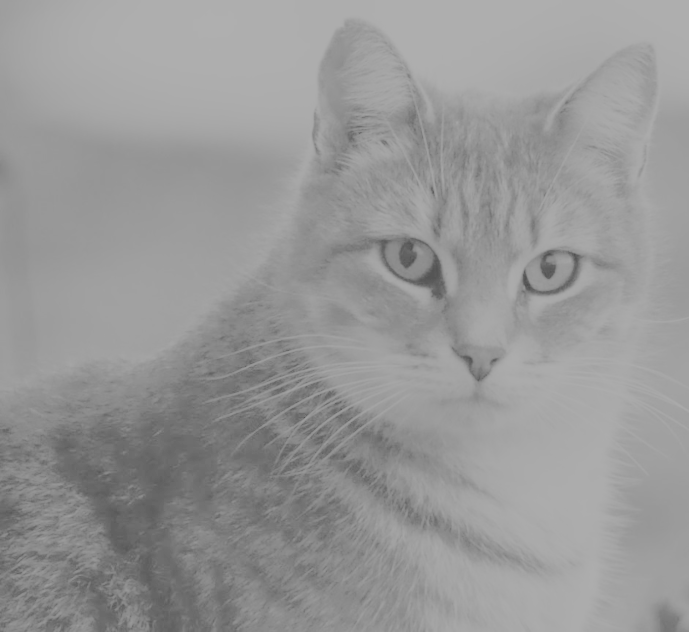
#> input picture introml_exercise_2/introml_exercise_2/hello.png, 689 x 632 px, found by its file name
$ python histo_eq.py
#> lines starting #> are read from the running program, lines starting #| are printed output that depends on the picture
# Implement the histogram equalization in this file
import numpy as np
import matplotlib.pyplot as plt
import cv2

#Load hello.png into a numpy array, using, for example, PIL or opencv
img = cv2.imread('introml_exercise_2\introml_exercise_2\hello.png', cv2.IMREAD_GRAYSCALE)
#> img is the input picture: shape (632, 689); min 78, max 175, mean 151.1
#print(img)

#Compute the intensity histogram of your cat image, for pixel values between 0 and 255
img_flattened_array = img.flatten()  #We can use flatten method to get a copy of array collapsed into one dimension
#print(img_flattened_array)
histogram = np.zeros(256)
#print(histogram)
for i in img_flattened_array:
        histogram[i] += 1
#> this loop made 435448 passes
#> i on passes 1 to 3: 158, 158, 158
#> after the loop, histogram = 256 values, max 20626 at index 174, min 0 at index 0, mean 1701
print(np.sum(histogram[:90]))
#| 249.0
#plt.plot(histogram)
#plt.show()

#Compute its cumulative distribution function C
cum_freq = np.zeros(256)
cum_freq[0] = histogram[0]
for i in range(1, len(histogram)-1):
    cum_freq[i] = cum_freq[i-1] + histogram[i]
#> after the loop, cum_freq = 256 values, max 435448 at index 175, min 0 at index 0, mean 176709.2

cdf = cum_freq/max(cum_freq)
#> cdf = 256 values, max 1 at index 175, min 0 at index 0, mean 0.406
#print(np.sum(cdf[:90]))
'''
dp  c    pdf   cf    cdf
1   5    .10    5   .10 = cf/max(cf i.e 50)
2   15   .30   20   .40
3   10   .20   30   .60
11  20   .40   50   1.00
'''
#plt.plot(cdf)
#plt.show()

#Change the gray value of each pixel
size = img_flattened_array.size
#> size = 435448
new_npArry_CGV = np.zeros(size)
#print(new_npArry_CGV)

for i in range(len(img_flattened_array)):
    pixel_value = img_flattened_array[i]
    new_npArry_CGV[i] = (((cdf[pixel_value])-cdf.min())/ (1- cdf.min()))*255
#> this loop made 435448 passes
    #print(new_npArry_CGV)
CGV_img = new_npArry_CGV.reshape(img.shape)
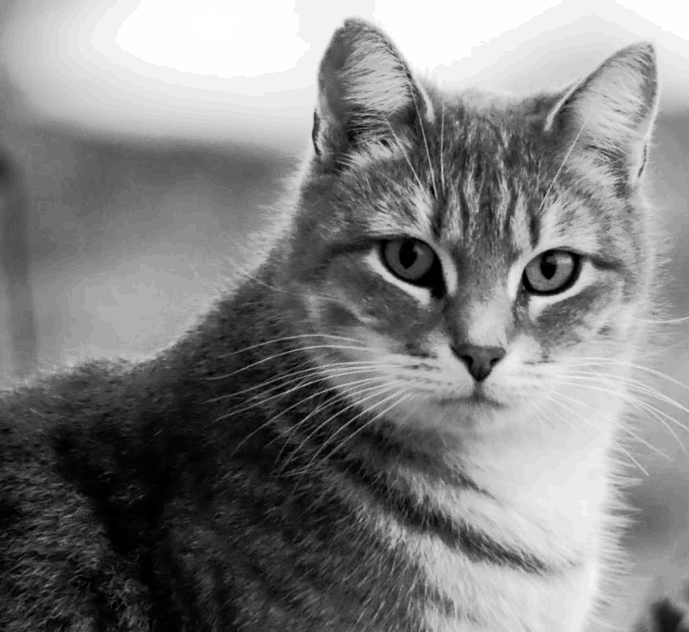
#> CGV_img: shape (632, 689) float64; min 0.000586, max 255, mean 130.2
plt.imshow(CGV_img, 'gray')
plt.show()

#Save the result as kitty.png
cv2.imwrite("kitty.png", CGV_img)

#During the submission, explain why the background looks like this, i.e., with clear intensity boundaries
#redistribute of intensities with histogram equalization
#from cdf we do rebin-< spreadout intensities
#cdf from pdff and map the values
'''
Approximately uniform distribution of the intensity values
• Pixels are spread evenly across the entire range of intensity values
• Highest possible contrast
Often produces unrealistic looking images or undesirable effects
• When image contains regions that are significantly lighter/darker than most of the image
: contrast in those regions will not be sufficiently enhanced
'''

$ run again, with introml_exercise_2/introml_exercise_2/contrast.jpg saved as introml_exercise_2/introml_exercise_2/hello.png
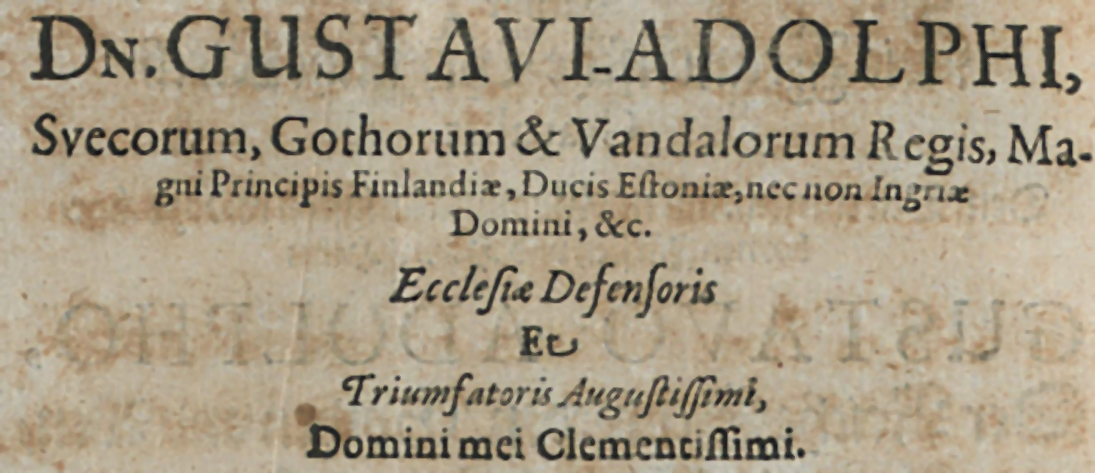
#> input picture introml_exercise_2/introml_exercise_2/contrast.jpg, 1095 x 473 px, found by its file name
#> `img = cv2.imread('introml_exercise_2\introml_exercise_2\hello.png', cv..`:
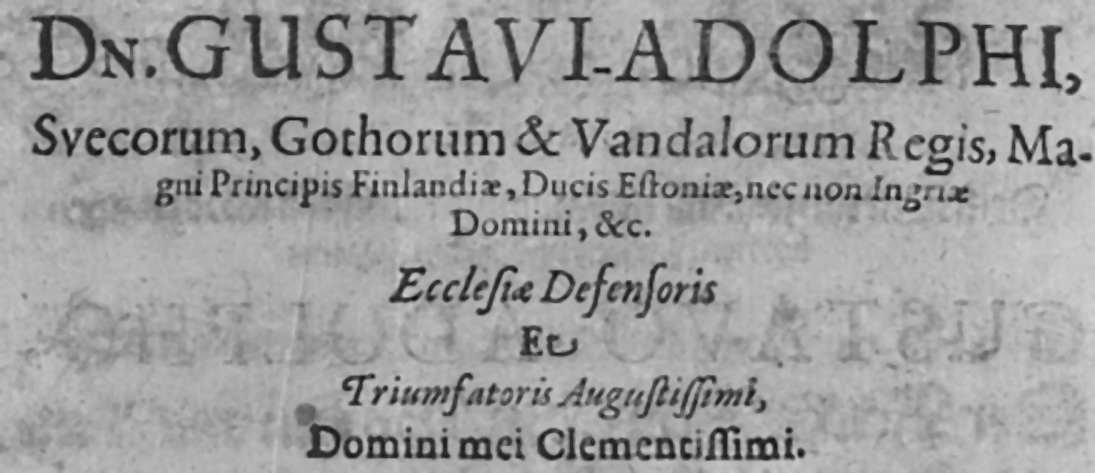
#> img: shape (473, 1095); min 16, max 210, mean 156.3
#> the loop `for i in img_flattened_array:` made 517935 passes
#> i on passes 1 to 3: 163, 164, 166
#> after the loop `for i in img_flattened_array:`: histogram = 256 values, max 16476 at index 173, min 0 at index 0, mean 2023.2
#| 44109.0
#> after the loop `for i in range(1, len(histogram)-1):`: cum_freq = 256 values, max 517935 at index 210, min 0 at index 0, mean 199631.8
#> cdf = 256 values, max 1 at index 210, min 0 at index 0, mean 0.385
#> the loop `for i in range(len(img_flattened_array)):` made 517935 passes
#> `CGV_img = new_npArry_CGV.reshape(img.shape)`:
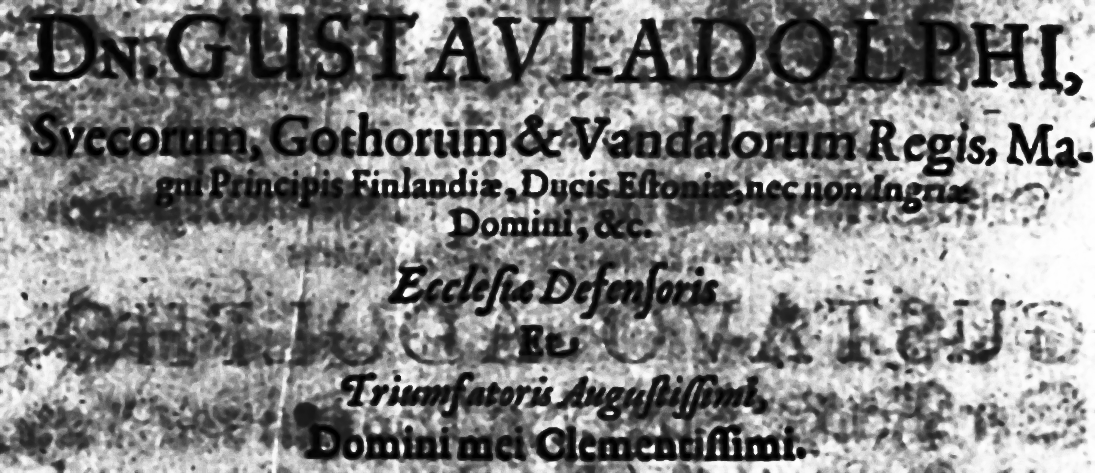
#> CGV_img: shape (473, 1095) float64; min 0.000492, max 255, mean 129.8
